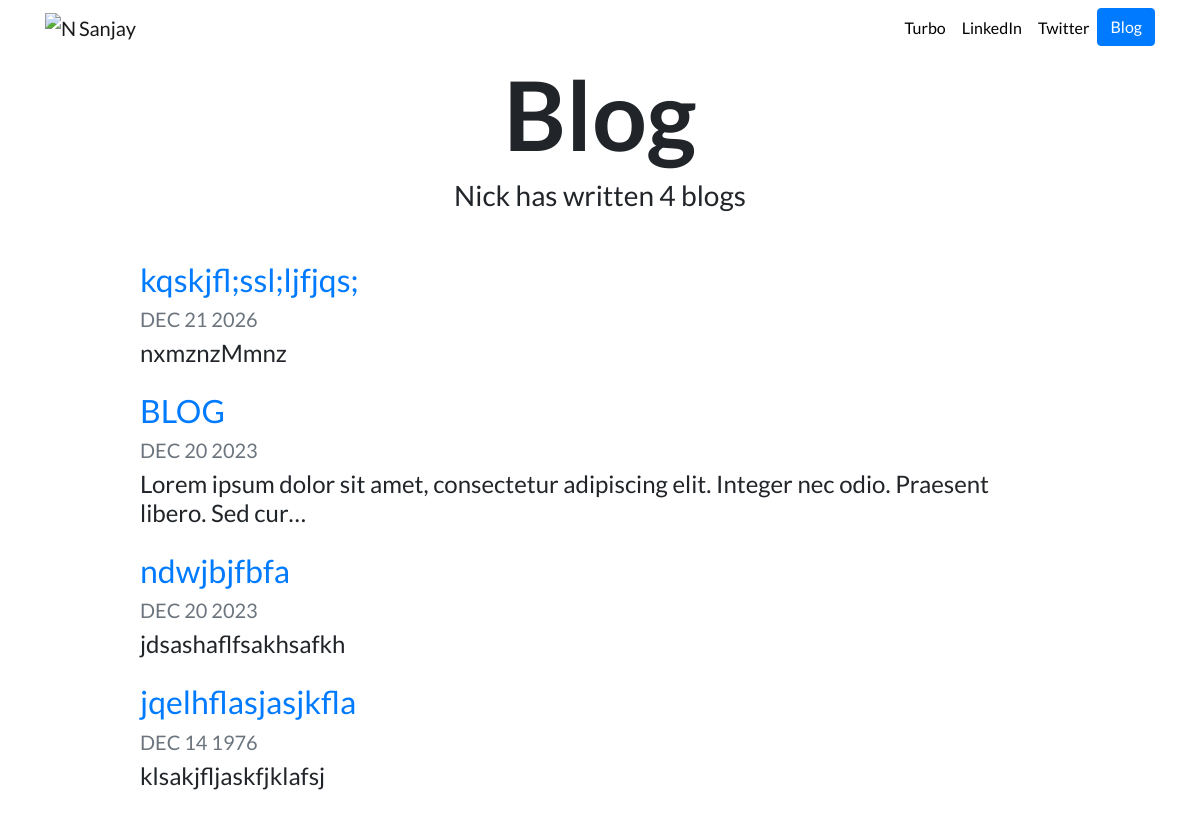
Screenshot of /blog/ with the database file from the repository.
### blog/models.py (models this page shows, shortened)
class Blog(models.Model):
    title = models.CharField(max_length=200)
    description = models.TextField()
    date = models.DateField()

### blog/views.py (the view)
# urls.py: path('',views.all_blogs, name='all_blogs'),
def all_blogs(request):
    blogs = Blog.objects.order_by('-date')
    return render(request, 'blog/all_blogs.html',{'blogs':blogs})

### blog/templates/blog/all_blogs.html
{% extends "portfolio/base.html" %}
{% load static %}
{% block content %}
<h1 id="blogtitle" class="font-weight-bold text-center">Blog</h1>
<h3 class="text-center mb-5">Nick has written {{ blogs.count }} blog{{ blogs.count|pluralize }}</h3>
{% for blog in blogs %}
<div class="row justify-content-center my-3">
  <div class="col-md-10">
    <a href="{% url 'blog:details' blog.id %}">
      <h2>{{ blog.title }}</h2>
    </a>
    <h5 class="text-muted">{{ blog.date|date:'M d Y'|upper }}</h5>
    <h4>{{ blog.description|striptags|truncatechars:100 }}</h4>
  </div>
</div>
{% endfor %}
{% endblock %}

### portfolio/templates/portfolio/base.html (shortened to what this page needs)
{% load static %}
<!doctype html>
<html lang="en">
<head>
  <link rel="stylesheet" href="https://stackpath.bootstrapcdn.com/bootstrap/4.4.1/css/bootstrap.min.css">
  <link rel="stylesheet" href="{% static 'portfolio/custom.css' %}">
</head>
<body>
  <nav id="topNav" class="navbar navbar-expand-md navbar-light">
    <div class="container">
      <a class="navbar-brand" href="{% url 'home' %}">
        <img src="{% static 'portfolio/Logo.png' %}" width="30" height="30" class="d-inline-block align-top" alt="Nick's Logo">
        <span>Sanjay</span>
      </a>
      <div class="collapse navbar-collapse text-center" id="navbarNav">
        <ul class="navbar-nav ml-auto">
          <li class="nav-item">
            <a class="nav-link" href="{% static "portfolio/borgwarner.pdf" %}">Turbo</a>
          </li>
          <li class="nav-item">
            <a class="nav-link" href="https://www.linkedin.com/in/nick-walter/" target="_blank">LinkedIn</a>
          </li>
          <li class="nav-item">
            <a class="nav-link" href="https://twitter.com/ZappyCode" target="_blank">Twitter</a>
          </li>
          <li>
            <a role="button" href="{% url 'blog:all_blogs' %}" class="btn btn-primary">Blog</a>
          </li>
        </ul>
      </div>
    </div>
  </nav>
  <div class="container">
    {% block content %}{% endblock %}
  </div>
</body>
</html>

### portfolio/static/portfolio/custom.css (style rules this page uses)
.navbar-nav .nav-link { color: rgba(0,0,0,1) !important; }
body { font-family: 'Lato', sans-serif; }
#blogtitle { font-size: 6rem; }

### rows the page displays
Blog: title "kqskjfl;ssl;ljfjqs;", date "DEC 21 2026", description "nxmznzMmnz"
Blog: title "BLOG", date "DEC 20 2023", description "Lorem ipsum dolor sit amet, consectetur adipiscing elit. Integer nec odio. Praesent libero. Sed cur…"
Blog: title "ndwjbjfbfa", date "DEC 20 2023", description "jdsashaflfsakhsafkh"
Blog: title "jqelhflasjasjkfla", date "DEC 14 1976", description "klsakjfljaskfjklafsj"

### other values shown
{{ blogs.count }} "4"
